Frame 1 (no input): blank canvas, image omitted
Frame 60 (the mouse pressed at the canvas centre just before this capture): blank canvas, image omitted
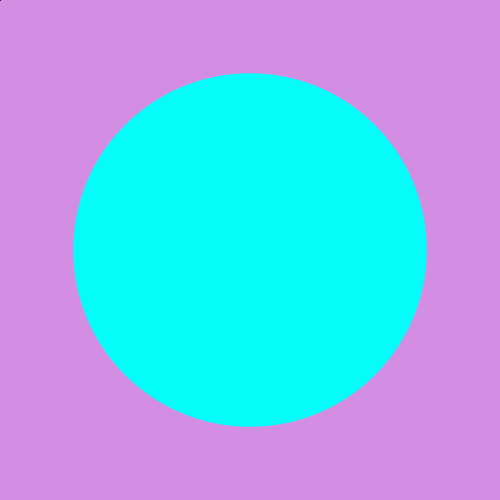
Frame 120 (the mouse held since frame 60 and released just before this capture)

The Processing sketch whose frames 1 and 60 were blank and that drew this single picture after the mouse press (run headless with seeded random() and noise(); from frame 60 on, the mouse is pressed at the canvas centre):

// Processing sketch: processing_56579
// ── processing_56579.pde

void setup() {
  size(500, 500);
  smooth();
   background(211, 142, 227);
}


void draw() {
  noStroke();
  float fill = dist(mouseX, mouseY, pmouseX, pmouseY);
       fill(0, 255, mouseX, mouseY);
  ellipse(mouseX, mouseY, fill, -fill);
  stroke(100, mouseX, mouseY);
  for (int x=mouseX; x <= height-20; x += 60)
  line(mouseY, mouseX, mouseX, mouseY);
}
